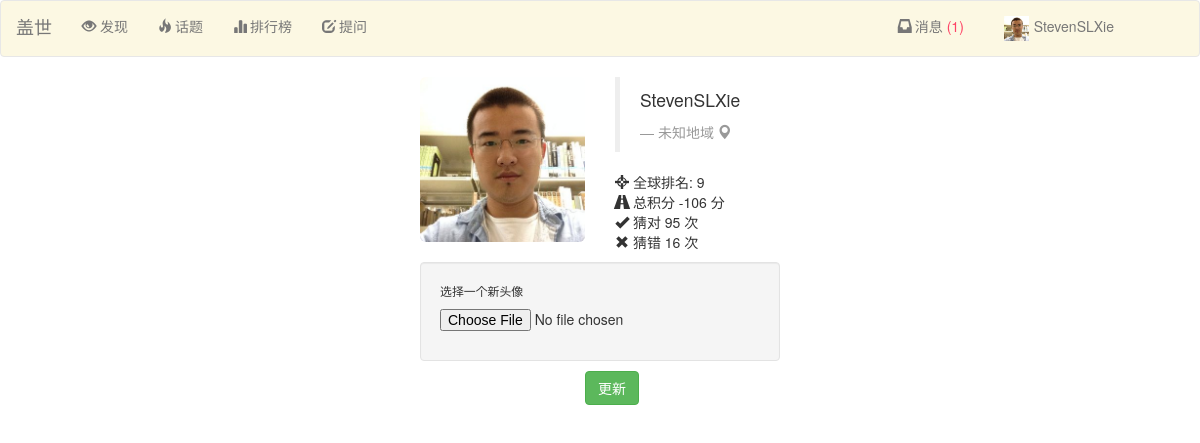
The page /more (signed in) on the database its author committed.
### Guess/models.py (models this page shows)
class Person(models.Model):
	user = models.OneToOneField(User)
	point = models.IntegerField(default=1000)
	photo = models.FileField(upload_to='%Y/%m/%d/', default= 'cat.jpg')
	expertise = models.ManyToManyField(PersonTag)
	win = models.IntegerField(default=0)
	lose = models.IntegerField(default=0)
	game = models.IntegerField(default=0)
	rank = models.IntegerField(default=0)
	joined = models.DateTimeField(default=datetime.datetime.now())
	title = models.CharField(max_length=30, default="新人")
	class Meta:
		ordering = ('point', 'win',)

### Guess/views.py (the view)
# urls.py: url(r'^more$', 'Guess.views.more', name='more'),
def more(request):
	if not request.user.is_authenticated():
		return redirect(reverse('login'))
	person = Person.objects.get(user=request.user)
	form = ImageForm(request.POST, request.FILES)
	if request.method == 'POST':
		if form.is_valid():
			person.photo = request.FILES['image']
			person.save()
		return redirect(reverse('more'))
	else:
		para = {}
		para =encap_para(para, person)
		para['person'] = person
		para['form'] = form
		return render(request, 'more_info.html', para)

### Guess/form.py
class ImageForm(forms.Form):
    image = forms.FileField(
        label='选择一张图片',
        help_text='图片不能大于2M'
    )

### Guess/views.py (called while the page is built)
def find_unread(person):
	return person.message_set.filter(read=False)

def encap_para(para, person):
	messages = find_unread(person)
	para['messages'] = messages
	para['person'] = person
	return para

### Guess/templates/more_info.html (shortened to what this page needs)
{% load bootstrap3 %}
{% include "nav_bar.html" %}
    <body>
        <div class="container">
        <div class="row">
            <div class="col-sm-2 col-md-2 col-md-offset-4">
                <img src="/static/images/{{ person.photo.url }}"
                alt="" class="img-rounded img-responsive" />
            </div>
            <div class="col-sm-4 col-md-4">
                <blockquote>
                    <p>{{ person.user.username }}</p> <small><cite title="Source Title">未知地域  <i class="glyphicon glyphicon-map-marker"></i></cite></small>
                </blockquote>
                <p> <i class="glyphicon glyphicon-screenshot"></i> 全球排名: {{ person.rank }}
                    <br /> <i class="glyphicon glyphicon-road"></i> 总积分 {{ person.point }} 分
                    <br /> <i class="glyphicon glyphicon-ok"></i> 猜对 {{ person.win }} 次
                    <br /> <i class="glyphicon glyphicon-remove"></i> 猜错 {{ person.lose }} 次</p>
            </div>
        </div>
    </div>
    <div class="container">
        <div class="row">
        <div class="col-md-4 col-md-offset-4">
        <form  method="POST" enctype="multipart/form-data">
            <div class="well spacer">
                 <p class="spacer"><small>选择一个新头像</small></p>
                 <p>{{ form.image }}</p>
            </div>
            <div class="col-md-1 col-md-offset-5">
                <p><input class="btn btn-success" type="submit" value="更新" /></p>
            </div>
        </form>
        </div>
        </div>
    </div>
    </body>

### Guess/templates/nav_bar.html (shortened to what this page needs)
<head>
    <link href='static/bootstrap/css/bootstrap.min.css' rel='stylesheet'>
</head>
<nav class="navbar navbar-default nav-frame-c" role="navigation">
  <div class="container-fluid">
    <div class="navbar-header">
      <a class="navbar-brand" href="{% url 'home' %}">盖世</a>
    </div>
    <div class="collapse navbar-collapse" id="bs-example-navbar-collapse-1">
      <ul class="nav navbar-nav">
        <li><a href="{% url 'home' %}"><i class="glyphicon glyphicon-eye-open"></i> 发现</a></li>
        <li id="tag_list" class="dropdown">
            <a id="tags" href="" class="dropdown-toggle" data-toggle="dropdown"><i class="glyphicon glyphicon-fire" style="margin-right: 3px;"></i>话题</a>
        </li>
        <li><a href="{% url 'leaderboard' %}"><i class="glyphicon glyphicon-stats" style="margin-right: 3px;"></i>排行榜</a></li>
        <li><a href="{% url 'proposal' %}"><i class="glyphicon glyphicon-edit" style="margin-right: 3px;"></i>提问</a></li>
      </ul>
      <ul class="nav navbar-nav navbar-right" style="margin-right: 40px;">
        <li id="notify_list" class="dropdown" style="margin-right: 10px;">
            {% if not messages|length %}
            <a id="notifications" href="#" class="dropdown-toggle" data-toggle="dropdown"><i class="glyphicon glyphicon-inbox" style="margin-right: 3px;"></i>消息</a>
            {% else %}
            <a id="notifications" href="#" class="dropdown-toggle" data-toggle="dropdown"><i class="glyphicon glyphicon-inbox" style="margin-right: 3px;"></i>消息<span class="unread"> ({{ messages|length }})</span></a>
            {% endif %}
        </li>
        <li id='dropdown_list' class="dropdown">
          <a id="account_dropdown" href="#" class="dropdown-toggle" data-toggle="dropdown"> <img src="/static/images/{{ person.photo.url }} " style="width: 25px; height: 25px; margin-right: 5px; margin-bottom: 0px;margin-top: 0px;"/>{{ person.user.username }}</a>
        </li>
      </ul>
    </div>
  </div>
</nav>

### Guess/templates/nav_bar.html (style rules this page uses)
.nav-frame-c { background: rgba(252,248,227,1); }
.unread { color: rgba(254,67,101,1); }

### Guess/templates/more_info.html (style rules this page uses)
.spacer { margin-bottom: 10px; }
.unread { color: rgba(254,67,101,1); }

### rows shown on the page
Person: photo (picture), user.username "StevenSLXie", rank "9", point "-106", win "95", lose "16"

### other values the page prints
{{ messages|length }} "1"
